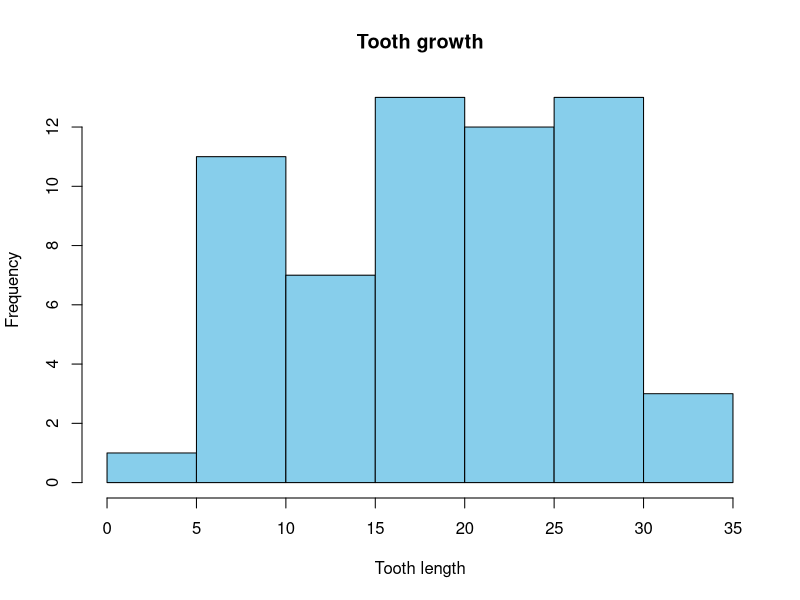
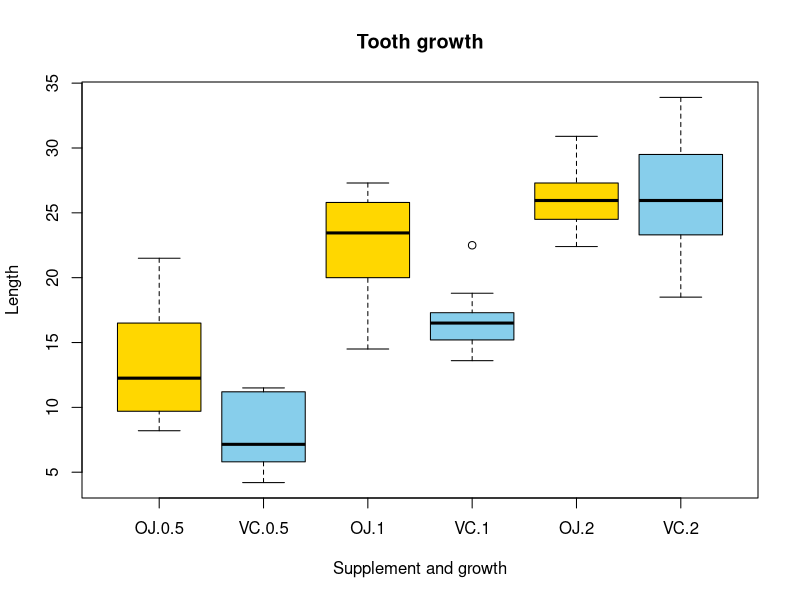

The R source for these figures, in order:
## ---- chunk 1
knitr::opts_chunk$set(echo = TRUE)
knitr::opts_chunk$set(warning = FALSE)
knitr::opts_chunk$set(message = FALSE)
## ---- chunk 2
data("ToothGrowth")
summary(ToothGrowth)
## ---- chunk 3
ToothGrowth$dose <- as.factor(ToothGrowth$dose)
unique(ToothGrowth$dose)
## ---- chunk 4
t.test(len ~ supp, data = ToothGrowth)
## ---- chunk 5
t.test(len ~ supp, data = ToothGrowth[ToothGrowth$dose %in% c(0.5, 1.0),])
## ---- chunk 6
t.test(len ~ dose, data = ToothGrowth[ToothGrowth$dose %in% c(0.5, 2),])
## ---- chunk 7
hist(ToothGrowth$len, breaks = 5, xlim = c(0, 35), main = "Tooth growth",
     col = "skyblue", xlab = "Tooth length")
## ---- chunk 8
boxplot(len ~ supp*dose, data = ToothGrowth, col = (c("gold", "skyblue")), 
        xlab = "Supplement and growth", main = "Tooth growth", ylab = "Length")
